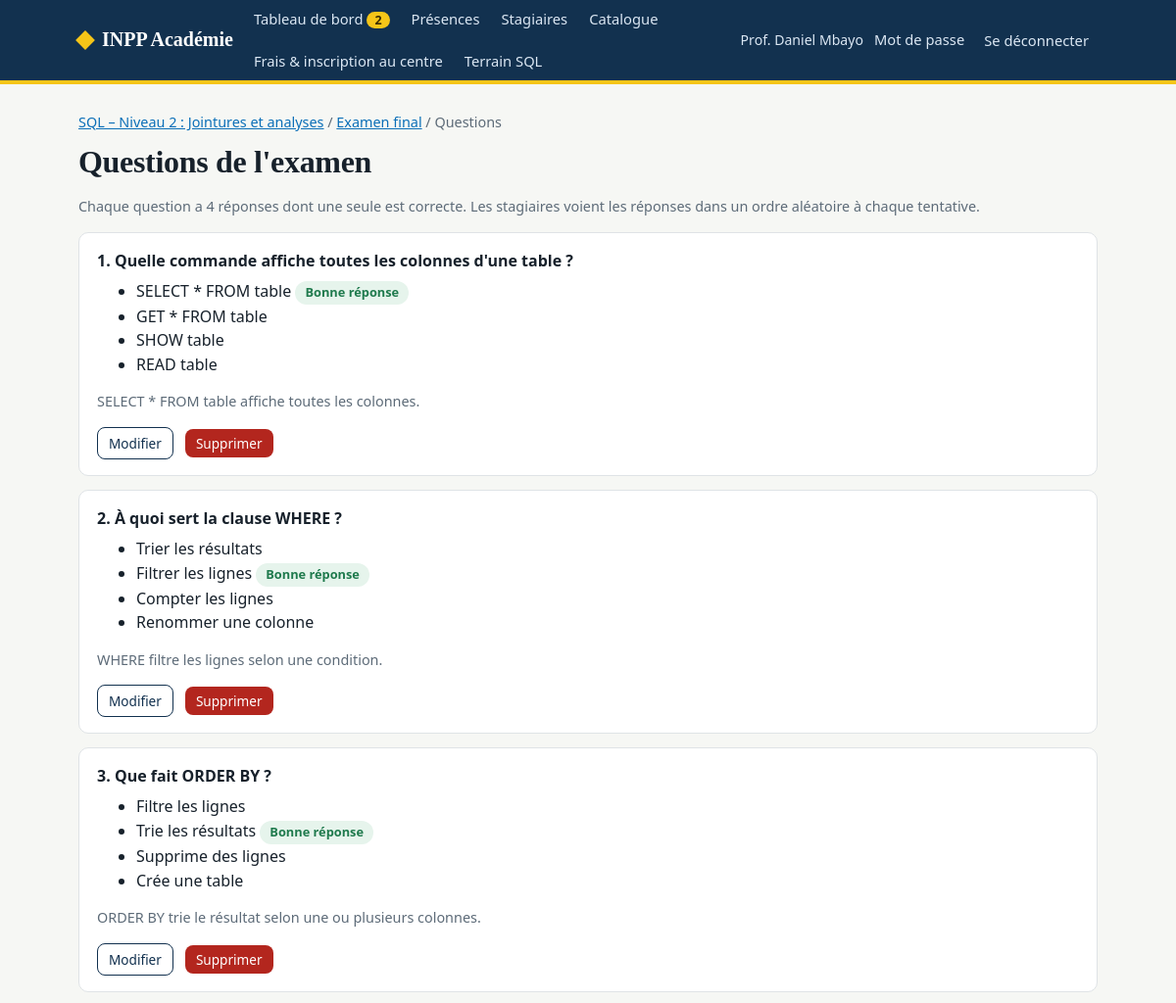
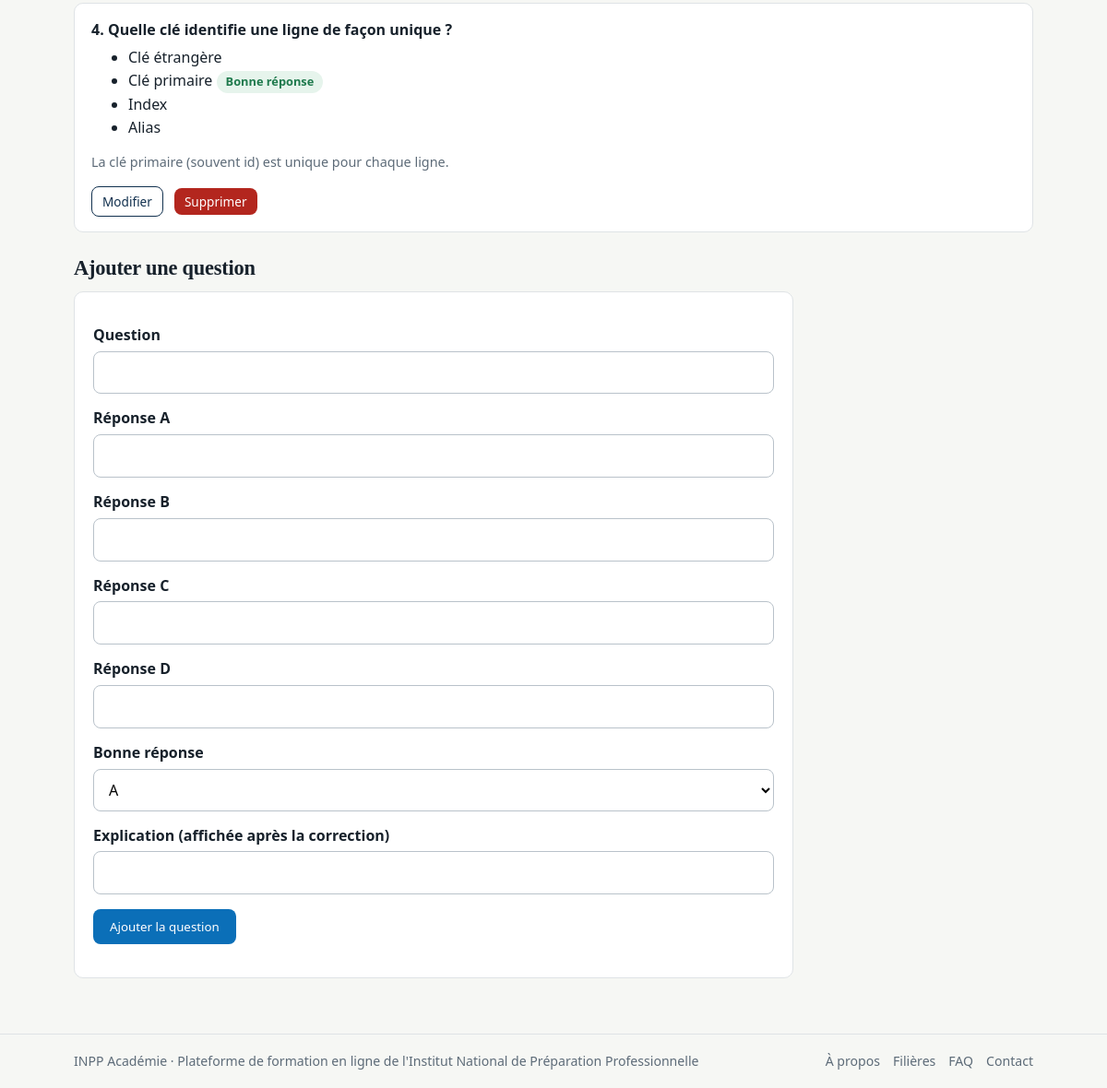
Screenshot of /formateur/cours/2/examen/questions (signed in) with the database file from the repository (2 pictures, top to bottom).
### tables this page shows
CREATE TABLE users (
    id INTEGER PRIMARY KEY AUTOINCREMENT,
    full_name TEXT NOT NULL,
    email TEXT NOT NULL UNIQUE,
    password_hash TEXT NOT NULL,
    role TEXT NOT NULL CHECK (role IN ('formateur', 'stagiaire', 'secretaire')),
    must_change_password INTEGER NOT NULL DEFAULT 0,
    created_by INTEGER REFERENCES users(id) ON DELETE SET NULL,
    created_at TEXT NOT NULL DEFAULT (datetime('now'))
);

CREATE TABLE courses (
    id INTEGER PRIMARY KEY AUTOINCREMENT,
    title TEXT NOT NULL,
    category TEXT NOT NULL DEFAULT 'Général',
    level TEXT NOT NULL DEFAULT 'Débutant',
    description TEXT NOT NULL DEFAULT '',
    fee_amount REAL NOT NULL DEFAULT 0,
    currency TEXT NOT NULL DEFAULT 'USD',
    pass_mark INTEGER NOT NULL DEFAULT 70,
    published INTEGER NOT NULL DEFAULT 1,
    trainer_id INTEGER NOT NULL REFERENCES users(id),
    created_at TEXT NOT NULL DEFAULT (datetime('now'))
);

CREATE TABLE exam_questions (
    id INTEGER PRIMARY KEY AUTOINCREMENT,
    exam_id INTEGER NOT NULL REFERENCES exams(id) ON DELETE CASCADE,
    text TEXT NOT NULL,
    option_a TEXT NOT NULL,
    option_b TEXT NOT NULL,
    option_c TEXT NOT NULL,
    option_d TEXT NOT NULL,
    correct TEXT NOT NULL CHECK (correct IN ('A', 'B', 'C', 'D')),
    explanation TEXT NOT NULL DEFAULT ''
);

### app.py (the view, shortened to what this page needs)
@app.route("/formateur/cours/<int:course_id>/examen/questions", methods=["GET", "POST"])
@trainer_required
def exam_questions(course_id):
    course = own_course(course_id)
    exam = get_exam(course_id)
    if exam is None:
        flash("Configurez d'abord l'examen avant d'ajouter des questions.", "info")
        return redirect(url_for("exam_config", course_id=course_id))
    conn = get_db()
    edit = None
    if request.args.get("edit", type=int):
        edit = conn.execute("SELECT * FROM exam_questions WHERE id=? AND exam_id=?",
                            (request.args.get("edit", type=int), exam["id"])).fetchone()
    qs = conn.execute("SELECT * FROM exam_questions WHERE exam_id=? ORDER BY id", (exam["id"],)).fetchall()
    return render_template("formateur/exam_questions.html", course=course, exam=exam, questions=qs, edit=edit)

### app.py (called while the page is built)
def get_db():
    if "db" not in g:
        g.db = database.connect()
    return g.db

def csrf_field():
    if "_csrf" not in session:
        session["_csrf"] = secrets.token_hex(16)
    from markupsafe import Markup
    return Markup(f'<input type="hidden" name="_csrf" value="{session["_csrf"]}">')

@app.before_request
def csrf_protect():
    if request.method == "POST":
        sent = request.form.get("_csrf", "")
        if not sent or not secrets.compare_digest(sent, session.get("_csrf", "")):
            abort(400, "Formulaire expiré. Rechargez la page et recommencez.")

@app.before_request
def load_user():
    g.user = None
    uid = session.get("uid")
    if uid:
        g.user = get_db().execute("SELECT * FROM users WHERE id=?", (uid,)).fetchone()
        if g.user is None:
            session.clear()
    if (g.user and g.user["must_change_password"]
            and request.endpoint not in ("change_password", "logout", "static")):
        return redirect(url_for("change_password"))

@app.context_processor
def inject_nav():
    pending = 0
    if g.get("user") and g.user["role"] == "formateur":
        pending = get_db().execute(
            "SELECT COUNT(*) FROM enrollments e JOIN courses c ON c.id=e.course_id "
            "WHERE c.trainer_id=? AND e.status='pending'", (g.user["id"],)).fetchone()[0]
    return {"pending_total": pending}

def login_required(view):
    @wraps(view)
    def wrapped(*a, **kw):
        if not g.user:
            flash("Connectez-vous pour continuer.", "info")
            return redirect(url_for("login", next=request.path))
        return view(*a, **kw)
    return wrapped

def trainer_required(view):
    @wraps(view)
    @login_required
    def wrapped(*a, **kw):
        if g.user["role"] != "formateur":
            abort(403)
        return view(*a, **kw)
    return wrapped

def get_course(course_id):
    row = get_db().execute(
        "SELECT c.*, u.full_name AS trainer_name FROM courses c JOIN users u ON u.id=c.trainer_id "
        "WHERE c.id=?", (course_id,)).fetchone()
    if row is None:
        abort(404)
    return row

def own_course(course_id):
    course = get_course(course_id)
    if course["trainer_id"] != g.user["id"]:
        abort(403)
    return course

def get_exam(course_id):
    return get_db().execute("SELECT * FROM exams WHERE course_id=?", (course_id,)).fetchone()

### db.py (called while the page is built)
def connect():
    conn = sqlite3.connect(DB_PATH)
    conn.row_factory = sqlite3.Row
    conn.execute("PRAGMA foreign_keys = ON")
    return conn

### templates/formateur/exam_questions.html (shortened to what this page needs)
{% extends "base.html" %}{% block title %}Questions de l'examen · {{ course.title }}{% endblock %}
{% block content %}
<div class="crumbs"><a href="{{ url_for('course_manage', course_id=course.id) }}">{{ course.title }}</a> / <a href="{{ url_for('exam_config', course_id=course.id) }}">Examen final</a> / Questions</div>
<h1>Questions de l'examen</h1>
<p class="meta">Chaque question a 4 réponses dont une seule est correcte. Les stagiaires voient les réponses dans un ordre aléatoire à chaque tentative.</p>
{% for q in questions %}
  <div class="q"><strong>{{ loop.index }}. {{ q.text }}</strong>
    <ul style="margin:6px 0">{% for k in ['a','b','c','d'] %}<li>{{ q['option_' ~ k] }}{% if q.correct == k|upper %} <span class="tag ok">Bonne réponse</span>{% endif %}</li>{% endfor %}</ul>
    {% if q.explanation %}<p class="meta">{{ q.explanation }}</p>{% endif %}
    <div class="row"><a class="btn alt small" href="{{ url_for('exam_questions', course_id=course.id, edit=q.id) }}">Modifier</a>
    <form method="post" action="{{ url_for('exam_question_delete', qid=q.id) }}" onsubmit="return confirm('Supprimer cette question ?')">{{ csrf_field() }}<button class="btn bad small">Supprimer</button></form></div>
  </div>
{% else %}<div class="card">Aucune question pour le moment. L'examen ne peut pas être commencé sans question.</div>{% endfor %}
<h2 style="margin-top:26px">{{ 'Modifier la question' if edit else 'Ajouter une question' }}</h2>
{% set v = request.form if request.method == 'POST' else (edit|todict) %}
<form method="post" class="card form wide">{{ csrf_field() }}
  <label for="q">Question</label><input id="q" type="text" name="text" required value="{{ v.get('text', '') }}">
  {% for k in ['a','b','c','d'] %}<label for="o{{ k }}">Réponse {{ k|upper }}</label><input id="o{{ k }}" type="text" name="option_{{ k }}" required value="{{ v.get('option_' ~ k, '') }}">{% endfor %}
  <label for="cr">Bonne réponse</label><select id="cr" name="correct">{% for k in 'ABCD' %}<option {{ 'selected' if v.get('correct') == k }}>{{ k }}</option>{% endfor %}</select>
  <label for="ex">Explication (affichée après la correction)</label><input id="ex" type="text" name="explanation" value="{{ v.get('explanation', '') }}">
  <p class="row"><button class="btn">{{ 'Enregistrer la modification' if edit else 'Ajouter la question' }}</button>{% if edit %}<a class="btn alt" href="{{ url_for('exam_questions', course_id=course.id) }}">Annuler</a>{% endif %}</p>
</form>
{% endblock %}

### templates/base.html (shortened to what this page needs)
<!doctype html>
<html lang="fr">
<head>
<link rel="stylesheet" href="{{ url_for('static', filename='style.css') }}">
</head>
<body>
<header class="topbar noprint"><div class="wrap">
  <a class="brand" href="{{ url_for('index') }}"><i></i>INPP Académie</a>
  <nav>
    {% if g.user and g.user.role == 'formateur' %}
      <a href="{{ url_for('trainer_dashboard') }}">Tableau de bord{% if pending_total %}<span class="badge">{{ pending_total }}</span>{% endif %}</a>
      <a href="{{ url_for('sections_list') }}">Présences</a>
      <a href="{{ url_for('learners') }}">Stagiaires</a>
      <a href="{{ url_for('catalogue') }}">Catalogue</a>
    {% elif g.user and g.user.role == 'secretaire' %}
      <a href="{{ url_for('sec_dashboard') }}">Secrétariat</a>
      <a href="{{ url_for('sec_new') }}">Nouvelle inscription</a>
      <a href="{{ url_for('sec_registry') }}">Registre</a>
      <a href="{{ url_for('sec_jury') }}">Jury</a>
      <a href="{{ url_for('sec_tariffs') }}">Tarifs</a>
    {% elif g.user %}
      <a href="{{ url_for('my_courses') }}">Mes formations</a>
      <a href="{{ url_for('catalogue') }}">Catalogue</a>
    {% else %}
      <a href="{{ url_for('catalogue') }}">Catalogue</a>
      <a href="{{ url_for('filieres_public') }}">Filières</a>
      <a href="{{ url_for('apropos') }}">À propos</a>
    {% endif %}
    {% if not g.user or g.user.role != 'secretaire' %}<a href="{{ url_for('procedure') }}">Frais &amp; inscription au centre</a>{% endif %}
    {% if g.user and g.user.role != 'secretaire' %}<a href="{{ url_for('sql_lab') }}">Terrain SQL</a>{% endif %}
  </nav>
  <div class="who">
    {% if g.user %}
      <span>{{ g.user.full_name }}</span>
      <a class="linkbtn" href="{{ url_for('change_password') }}">Mot de passe</a>
      <form method="post" action="{{ url_for('logout') }}" style="margin:0">{{ csrf_field() }}<button class="linkbtn">Se déconnecter</button></form>
    {% else %}
      <a class="linkbtn" href="{{ url_for('login') }}">Se connecter</a>
      <a class="btn sun small" href="{{ url_for('register') }}">Créer un compte</a>
    {% endif %}
  </div>
</div></header>
<main><div class="wrap">
  {% block content %}{% endblock %}
</div></main>
<footer class="noprint"><div class="wrap">
  <div class="row between">
    <span>INPP Académie · Plateforme de formation en ligne de l'Institut National de Préparation Professionnelle</span>
    <nav class="row" style="gap:14px">
      <a href="{{ url_for('apropos') }}">À propos</a>
      <a href="{{ url_for('filieres_public') }}">Filières</a>
      <a href="{{ url_for('faq') }}">FAQ</a>
      <a href="{{ url_for('contact') }}">Contact</a>
    </nav>
  </div>
</div></footer>
</body>
</html>

### static/style.css (style rules this page uses)
:root { --ink:#17212b;--muted:#5d6b78;--navy:#12314f;--river:#0b6fb8;--sun:#f5c518;--paper:#f6f7f4;--card:#fff;--line:#dfe3e6;--ok:#1f7a4d;--okbg:#e6f4ec;--bad:#b3261e;--badbg:#fdeceb;--warn:#7a5a00;--warnbg:#fff4cc;--infobg:#e7f1fa }
* { box-sizing:border-box }
body { margin:0;font:16px/1.55 "Segoe UI",Roboto,Helvetica,Arial,sans-serif;color:var(--ink);background:var(--paper) }
h1,h2,h3 { font-family:Georgia,"Times New Roman",serif;line-height:1.2;margin:0 0 .5em;letter-spacing:-.01em }
h1 { font-size:2rem }
h2 { font-size:1.4rem }
a { color:var(--river) }
.wrap { max-width:1080px;margin:0 auto;padding:0 20px }
.topbar { background:var(--navy);color:#fff;border-bottom:4px solid var(--sun) }
.topbar .wrap { display:flex;align-items:center;gap:12px;min-height:58px;flex-wrap:wrap }
.brand { font:700 1.25rem Georgia,serif;color:#fff;text-decoration:none;display:flex;align-items:center;gap:10px }
.brand i { width:14px;height:14px;background:var(--sun);display:inline-block;transform:rotate(45deg) }
.topbar nav { display:flex;gap:4px;flex:1;flex-wrap:wrap }
.topbar nav a,.linkbtn { color:#dbe7f3;text-decoration:none;padding:8px 9px;border-radius:6px;font-size:.92rem;background:none;border:0;cursor:pointer;font-family:inherit }
.who { display:flex;align-items:center;gap:2px;font-size:.88rem;color:#dbe7f3 }
.badge { background:var(--sun);color:#3a2d00;border-radius:999px;padding:0 8px;font-size:.78rem;font-weight:700;margin-left:4px }
main { padding:28px 0 60px;min-height:70vh }
footer { border-top:1px solid var(--line);padding:18px 0;color:var(--muted);font-size:.88rem }
footer a { color:var(--muted);text-decoration:none }
footer .row { flex-wrap:wrap;gap:10px }
.card { background:var(--card);border:1px solid var(--line);border-radius:10px;padding:20px }
.meta { color:var(--muted);font-size:.9rem }
.row { display:flex;gap:12px;align-items:center;flex-wrap:wrap }
.between { justify-content:space-between }
.btn { display:inline-block;background:var(--river);color:#fff;border:0;border-radius:8px;padding:10px 18px;font:600 .95rem inherit;font-family:inherit;text-decoration:none;cursor:pointer }
.btn.alt { background:#fff;color:var(--navy);border:1px solid var(--navy) }
.btn.bad { background:var(--bad) }
.btn.small { padding:5px 11px;font-size:.85rem }
.tag { display:inline-block;padding:2px 10px;border-radius:999px;font-size:.8rem;font-weight:600;background:#eceff1;color:#39464f }
.tag.ok { background:var(--okbg);color:var(--ok) }
label { display:block;font-weight:600;margin:14px 0 5px }
input[type=text],input[type=email],input[type=password],input[type=number],input[type=search],select,textarea { width:100%;padding:10px 12px;border:1px solid #b9c2ca;border-radius:8px;font:inherit;background:#fff }
.form { max-width:520px }
.form.wide { max-width:780px }
.q { background:#fff;border:1px solid var(--line);border-radius:10px;padding:16px 18px;margin-bottom:14px }
.crumbs { font-size:.9rem;color:var(--muted);margin-bottom:10px }

### rows the page displays
users: user.full_name "Prof. Daniel Mbayo"
courses: title "SQL – Niveau 2 : Jointures et analyses"
exam_questions: text "Quelle commande affiche toutes les colonnes d'une table ?", option_a "SELECT * FROM table" "GET * FROM table" "SHOW table" "READ table", correct "Bonne réponse", explanation "SELECT * FROM table affiche toutes les colonnes."
exam_questions: text "À quoi sert la clause WHERE ?", option_a "Trier les résultats" "Filtrer les lignes" "Compter les lignes" "Renommer une colonne", correct "Bonne réponse", explanation "WHERE filtre les lignes selon une condition."
exam_questions: text "Que fait ORDER BY ?", option_a "Filtre les lignes" "Trie les résultats" "Supprime des lignes" "Crée une table", correct "Bonne réponse", explanation "ORDER BY trie le résultat selon une ou plusieurs colonnes."
exam_questions: text "Quelle clé identifie une ligne de façon unique ?", option_a "Clé étrangère" "Clé primaire" "Index" "Alias", correct "Bonne réponse", explanation "La clé primaire (souvent id) est unique pour chaque ligne."

### other values shown
{{ pending_total }} "2"
{{ 'Modifier la question' if edit else 'Ajouter une question' }} "Ajouter une question"
{{ k|upper }} "A" "B" "C" "D"
{{ 'Enregistrer la modification' if edit else 'Ajouter la question' }} "Ajouter la question"
form field correct "A"
